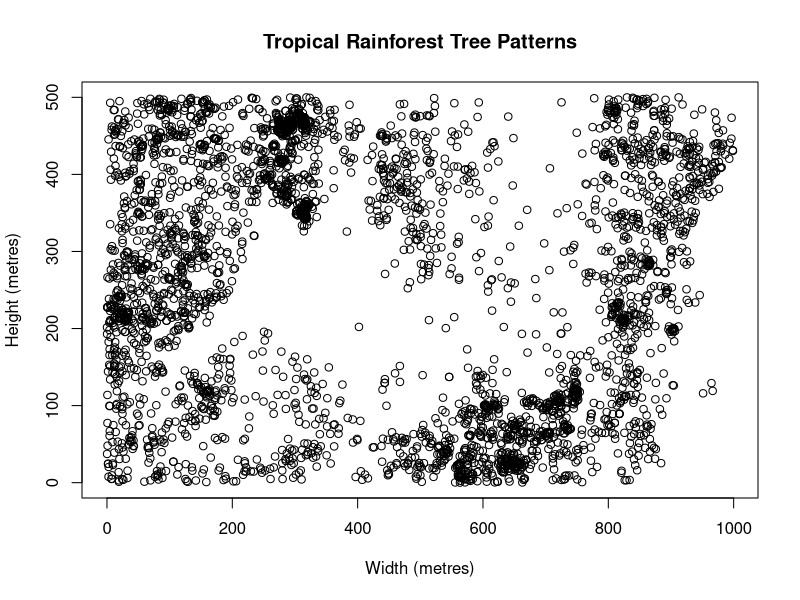
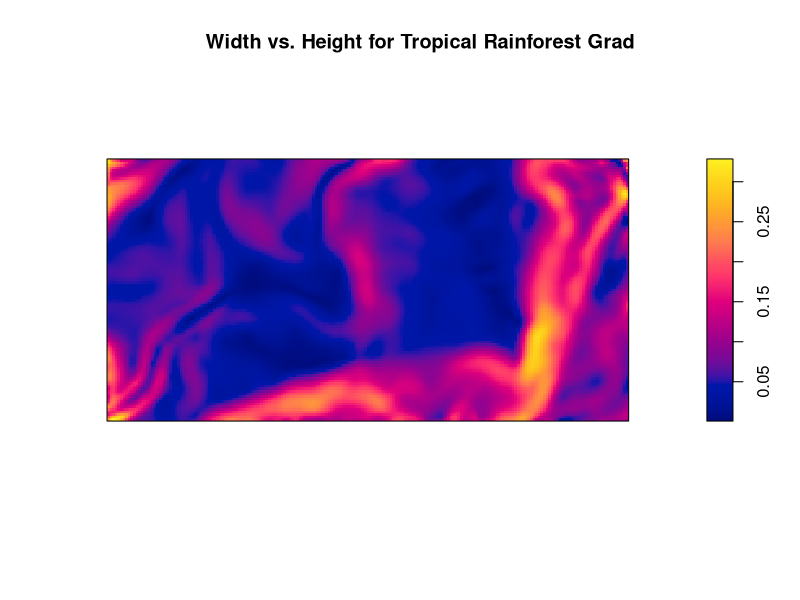
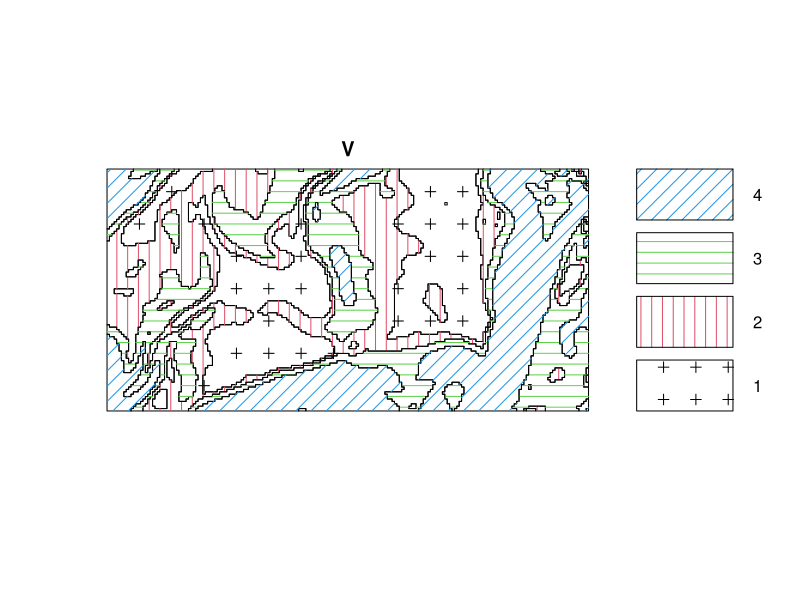

These figures' R source, in order:
## ---- chunk 1
knitr::opts_chunk$set(echo = TRUE)
library(spatstat)
## ---- chunk 2
help("bei")
#help function
## ---- chunk 3
summary(bei)
#summary function
## ---- chunk 4
plot(bei$x, bei$y, xlab="Width (metres)", ylab="Height (metres)", main="Tropical Rainforest Tree Patterns") 
#this describes width and height of various tropical rainforest trees (can be important predictor/parameter)
## ---- chunk 5
# plot tree locations versus elevation
grad = bei.extra$grad 
image(grad, xlab="Width (metres)", ylab="Height (metres)", main="Width vs. Height for Tropical Rainforest Grad")
## ---- chunk 6
# find the 0 % 25 % 50 % 75 % 100% quantiles
b = quantile(grad, probs=(0:4)/4, type=2)
# classifying the elevation based on the quantiles which are being done on sorted data from smallest to largest
# this operation discretizes continuous data into discrete variable bins 
Zcut = cut(grad, breaks=b, labels=1:4) 
V = tess(image=Zcut) #creates a tessellation with quantiles for each region
textureplot(V)
## ---- chunk 7
# test CSR by performing Quadrant Counting Test of Homogeneity 
qb = quadratcount(bei, tess=V)
qb
quadrat.test(qb) #chi-square test using tesselations
